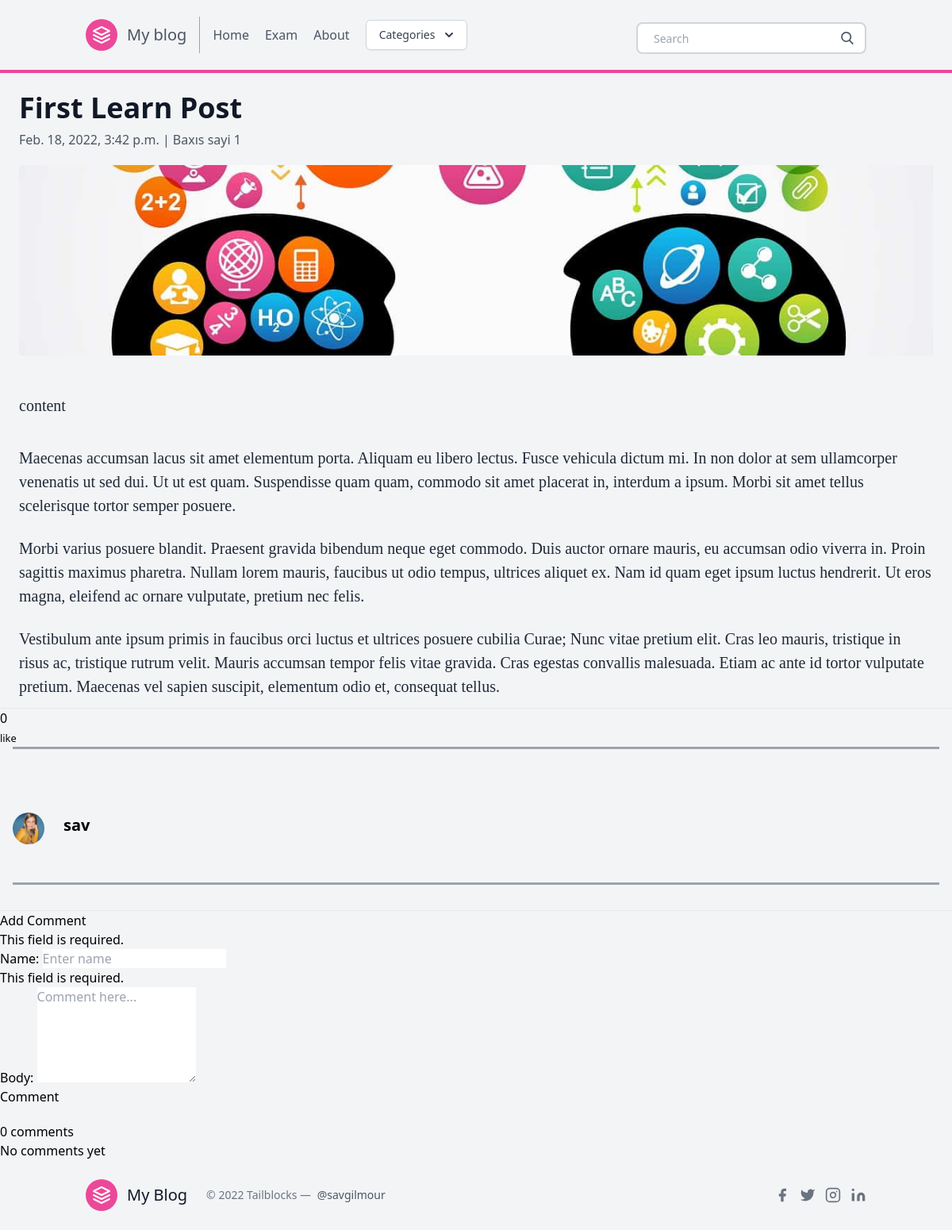
/post/learn-post-1/, run on the app's committed database.
### posts/models.py (models this page shows, shortened)
class Post(models.Model):
    title = models.CharField(max_length=100)
    slug = models.SlugField()
    overview = models.TextField()
    timestamp = models.DateTimeField(auto_now_add=True)
    content = models.TextField()
    author = models.ForeignKey(Author, on_delete=models.CASCADE)
    thumbnail = models.ImageField()
    categories = models.ManyToManyField(Category)
    featured = models.BooleanField()
    likes = models.ManyToManyField(User, related_name='post')
    views = models.IntegerField(default=0)
    def update_views(self, *args, **kwargs):
      self.views = self.views + 1
      super(Post, self).save(*args, **kwargs)

class Author(models.Model):
    user = models.OneToOneField(User, on_delete=models.CASCADE)
    profile_picture = models.ImageField()
    def __str__(self):
        return self.user.username

### posts/views.py (the view)
# urls.py: path('post/<slug>/', post, name = 'post'),
def post (request,slug):
    post = Post.objects.get(slug = slug)
    latest = Post.objects.order_by('-timestamp')[:3]
    comments = post.comments.filter(active=True)
    new_comment = None
    comment_form = CommentForm()
    comment_form = CommentForm(data=request.POST)
    if comment_form.is_valid():
        new_comment = comment_form.save(commit=False)
        new_comment.post = post
        new_comment.save()
        comment_form = CommentForm()
    context = {
        'post': post,
        'latest': latest,
        'comments': comments,
        'comment_form': comment_form
    }
    return render(request, 'post.html', context)

### posts/forms.py
class CommentForm(forms.ModelForm):
    class Meta:
        model = Comment
        fields = ('name', 'body')
    def __init__(self, *args, **kwargs):
        super(CommentForm, self).__init__(*args, **kwargs)
        self.fields['name'].widget.attrs = {'placeholder': 'Enter name', 'class': 'form-control'}
        self.fields['body'].widget.attrs = {'placeholder': 'Comment here...', 'class': 'form-control', 'rows': '5'}

### posts/templatetags/markdown_extras.py (called while the page is built)
@register.filter()
@stringfilter
def markdown(value):
    return md.markdown(value, extensions=['markdown.extensions.fenced_code'])

@register.simple_tag
def get_categories():
    return Category.objects.all()[0:5]

### templates/post.html (shortened to what this page needs)
{% extends 'base.html' %}
{% load markdown_extras %}
{% block content %}
<body class="bg-gray-100 font-sans leading-normal tracking-normal">
	<div class="onload="{{post.update_views}}">
		<div class="w-full px-4 md:px-6 text-xl text-gray-800 leading-normal" style="font-family:Georgia,serif;">
			<div class="font-sans">
						<h1 class="font-bold font-sans break-normal text-gray-900 pt-6 pb-2 text-3xl md:text-4xl">
						{{ post.title }}</h1>
						<p class="text-sm mb-5 md:text-base font-normal text-gray-600">
							{{ post.timestamp}} | Baxıs sayi {{  post.views }} </p>
						<img class="h-60 rounded w-full object-cover object-center mb-6" src="{{ post.thumbnail.url }}" alt="content">
			</div>
			<div class="py-6">
			{{ post.content | markdown | safe }}
			</div>
			<ol>
				<li class="py-3">Maecenas accumsan lacus sit amet elementum porta. Aliquam eu libero lectus. Fusce vehicula dictum mi. In non dolor at sem ullamcorper venenatis ut sed dui. Ut ut est quam. Suspendisse quam quam, commodo sit amet placerat in, interdum a ipsum. Morbi sit amet tellus scelerisque tortor semper posuere.</li>
				<li class="py-3">Morbi varius posuere blandit. Praesent gravida bibendum neque eget commodo. Duis auctor ornare mauris, eu accumsan odio viverra in. Proin sagittis maximus pharetra. Nullam lorem mauris, faucibus ut odio tempus, ultrices aliquet ex. Nam id quam eget ipsum luctus hendrerit. Ut eros magna, eleifend ac ornare vulputate, pretium nec felis.</li>
				<li class="py-3">Vestibulum ante ipsum primis in faucibus orci luctus et ultrices posuere cubilia Curae; Nunc vitae pretium elit. Cras leo mauris, tristique in risus ac, tristique rutrum velit. Mauris accumsan tempor felis vitae gravida. Cras egestas convallis malesuada. Etiam ac ante id tortor vulputate pretium. Maecenas vel sapien suscipit, elementum odio et, consequat tellus.</li>
			</ol>
		</div>
        <hr>
        <div class="like-container">
          <p class="num-of-likes" id ="num">{{post.likes.count}}</p>
          <small>like</small>
      </div>
		<hr class="border-b-2 border-gray-400 mb-8 mx-4">
		<div class="flex w-full items-center font-sans px-4 py-12">
			<img class="w-10 h-10 rounded-full mr-4" src="{{ post.author.profile_picture.url }}">
			<div class="flex-1 px-2">
				<p class="text-base font-bold text-base md:text-xl leading-none mb-2">
				{{ post.author }}</p>
			</div>
		</div>
		<hr class="border-b-2 border-gray-400 mb-8 mx-4">
		<hr/>
		<h3>Add Comment</h3>
		<form method="post" action="">
			{{ comment_form.as_p }}
			<button type="submit" class="btn btn-primary">Comment</button>
		</form>
		{% with comments.count as total_comments %}
			<h3 class="mt-5">
				{{ total_comments }} comment{{ total_comments|pluralize }}
			</h3>
		{% endwith %}
		{% if not post.comments.all %}
			No comments yet
		{% else %}
			{% for comment in post.get_comments %}
				{% include 'comment.html' with comment=comment %}
			{% endfor %}
		{% endif %}
	</div>
{% endblock content %}

### data on the page
Post: title "First Learn Post", timestamp "Feb. 18, 2022, 3:42 p.m.", views "1", thumbnail (picture), content "content", likes.count "0", author.profile_picture (picture), author "sav"

### other printed values
{{ total_comments }} "0"
